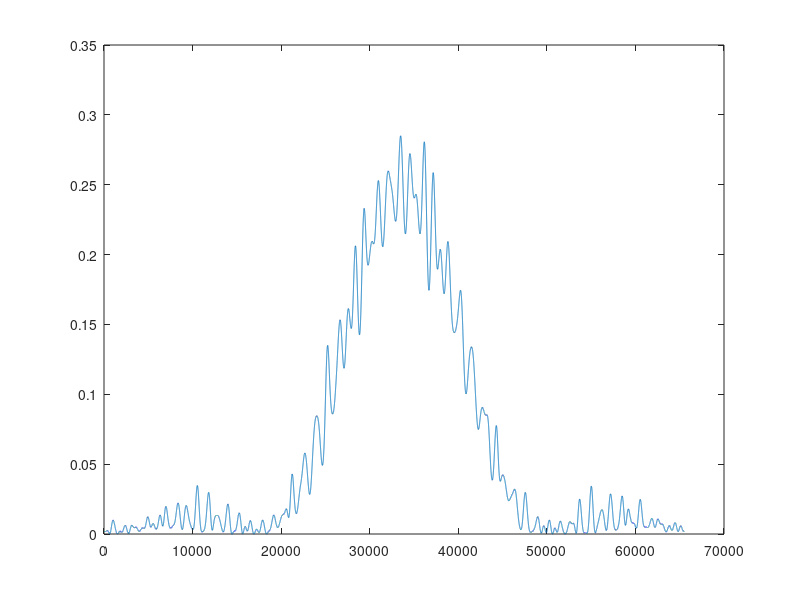

Write MATLAB code to recreate this figure.
% EELE 581 1D Diffraction
% We want to calculate the optical field behind a 1-dimensional aperture.
% We do so using the angular spectrum/transfer function approach.
clear;
% Define our parameters
apertureLength = 5;       % l [mm]
distance = 100;           % z [mm]
wavelength = 1;           % lambda [mm (nm x10^-6)]

% Find adequate sampling values
% We use figure 5.5 (b) from Goodman's Intro to Fourier Optics for this.
% We assume log(Q(log(NF)) and log(M(log(NF)) are linear.
fresnelNumber = (apertureLength / 2)^2 / (wavelength * distance);

slopeQ = -0.6;
offsetQ = 2.1;

slopeM = 0.4;
offsetM = 2.8;

% log(Q) = slopeQ * log(fresnelNumber) + offsetQ gives us:
Q = power(10, offsetQ) * power(fresnelNumber, slopeQ)
% And the same for M
M = power(10, offsetM) * power(fresnelNumber, slopeM)

Q = 16;
zeroPaddingRatio = Q;
samples = 2^16;
M = floor(samples / Q);
samplesPerAperture = M;
% samples = zeroPaddingRatio * samplesPerAperture;           % N [-]
totalWidth = apertureLength * samples / samplesPerAperture; % L [mm]

% Make the aperture function. This is just a rect.
aperture = zeros(1, samples);
aperture((samples / 2) - (samplesPerAperture / 2) : (samples / 2) + (samplesPerAperture / 2)) = 1;

% Calculate the discrete fourier transform of the aperture and shift it so
% the DC part is in the middle. We could also shift the transfer function,
% however, this approach was chosen to be consistent with the transfer
% function formula used in Goodman's Intro to Fourier Optics.
angSpec = fft(aperture);
angSpecShifted = fftshift(angSpec);

% Create our discrete frequency steps for fx (k). This is a 1D example so
% we only need fx.
k = 1:samples;

% Create our transfer function as described in Goodman's Intro to Fourier
% Optics
transferFunction = exp(1j * ((2 * pi * distance)/wavelength) * sqrt(1 - (wavelength / totalWidth)^2 * ((k - (samples / 2)).^2)));

% Multiply element wise with our shifted angular spectrum
convolutedShifted = angSpecShifted .* transferFunction;

% Shift our angular spectrum back so DC is at the beginning and do an
% inverse fourier transform
convoluted = ifftshift(convolutedShifted);
pattern = ifft(convoluted);

intensity = pattern .* conj(pattern);

% figure(1);
% plot(phase(transferFunction));
% figure(2);
% plot(abs(convolutedShifted));
% figure(3);
plot(intensity);
% figure(4);
% plot(aperture);
